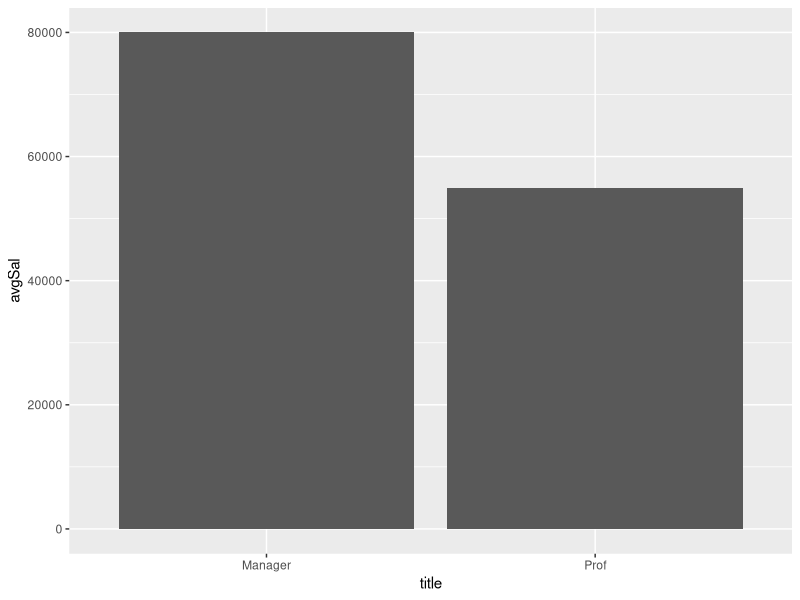

Reproduce this figure in R.
## ---- chunk 1
knitr::opts_chunk$set(echo = TRUE)
# install.packages("tidyverse")
library(tidyverse)
## ---- chunk 2
finalscores <- c(90,78,92,69,85,88,83,96,72,99)
finalscores
mean(finalscores)
median(finalscores)
sd(finalscores)
min(finalscores)
max(finalscores)
sum(finalscores)
## ---- chunk 3
# display a summary of the finalscores vector
summary(finalscores)
## ---- chunk 4
# create a data frame with three variables

Name <- c("John", "Kate", "Tom", "Cindy", "Jack", "Hana")
title <- c("Manager", "Prof", "Prof", "Manager", "Prof", "Manager")
Salary <- c(70000, 55000, 60000, 80000, 50000, 90000)

salarydf <- data.frame(Name, title, Salary)
salarydf
## ---- chunk 5
# filter the data frame for managers only
managerdf <- salarydf %>%
  filter(title == "Manager")

managerdf
## ---- chunk 6
# generate a bar graph of average salaries by title
salarydf %>%
  group_by(title) %>%
  summarize(avgSal = mean(Salary)) %>%
  ggplot(aes(x=title, y=avgSal)) + geom_bar(stat = "identity")
  
## ---- chunk 7
# install.packages("tidyverse")
library(tidyverse)

# select only title and Salary columns from salarydf
newsalarydf <- salarydf %>%
  select(title, Salary)

newsalarydf
## ---- chunk 8
# create a data frame for the activity
# a) Create data frame
Name1 <- c("John", "Peter", "Jolie", "Jason", "Leslie", "Donna")
gender <- c("Male", "Male", "Female", "Male", "Female", "Female")
Salary1 <- c(21000, 23000, 25000, 30000, 20000, 35000)
Starting_Date <- c("2010-11-01", "2008-12-15", "2007-12-01", "2001-10-10", "2009-01-10", "2001-05-01")

chef <- data.frame(Name1, gender, Salary1, Starting_Date)
chef

## ---- chunk 9
# b) Use chef data
newchef <- chef %>%
  select(gender, Salary1, Starting_Date)
newchef
## ---- chunk 10
# c) Keep females only
femalesdf <- chef %>%
  filter(gender == "Female")
femalesdf
## ---- chunk 11
# d) Create new column
chef %>%
  group_by(gender) %>%
  summarize(avgSal = mean(Salary1), sdSalary = sd(Salary1))
